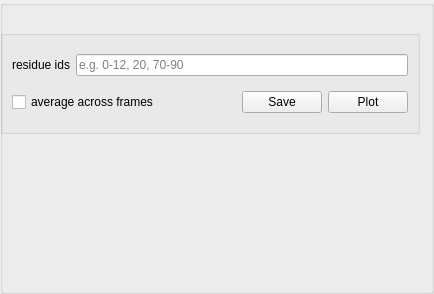
<?xml version="1.0" encoding="UTF-8"?>
<ui version="4.0">
 <class>GroupBox</class>
 <widget class="QGroupBox" name="GroupBox">
  <property name="geometry">
   <rect>
    <x>0</x>
    <y>0</y>
    <width>434</width>
    <height>294</height>
   </rect>
  </property>
  <property name="windowTitle">
   <string>GroupBox</string>
  </property>
  <widget class="QGroupBox" name="groupBox">
   <property name="geometry">
    <rect>
     <x>0</x>
     <y>30</y>
     <width>420</width>
     <height>104</height>
    </rect>
   </property>
   <property name="title">
    <string/>
   </property>
   <layout class="QVBoxLayout" name="verticalLayout">
    <item>
     <layout class="QHBoxLayout" name="horizontalLayout">
      <item>
       <widget class="QLabel" name="label_10">
        <property name="text">
         <string>residue ids</string>
        </property>
        <property name="alignment">
         <set>Qt::AlignRight|Qt::AlignTrailing|Qt::AlignVCenter</set>
        </property>
       </widget>
      </item>
      <item>
       <widget class="QLineEdit" name="lineEdit_residue_ids">
        <property name="placeholderText">
         <string>e.g. 0-12, 20, 70-90</string>
        </property>
       </widget>
      </item>
     </layout>
    </item>
    <item>
     <layout class="QHBoxLayout" name="horizontalLayout_2">
      <item>
       <widget class="QCheckBox" name="checkBox_average">
        <property name="toolTip">
         <string>&lt;html&gt;&lt;head/&gt;&lt;body&gt;&lt;p align=&quot;justify&quot;&gt;Toggle, if absolute number of connections or time averaged number of connections are used.&lt;/p&gt;&lt;/body&gt;&lt;/html&gt;</string>
        </property>
        <property name="text">
         <string>average across frames</string>
        </property>
       </widget>
      </item>
      <item>
       <spacer name="horizontalSpacer">
        <property name="orientation">
         <enum>Qt::Horizontal</enum>
        </property>
        <property name="sizeHint" stdset="0">
         <size>
          <width>40</width>
          <height>20</height>
         </size>
        </property>
       </spacer>
      </item>
      <item>
       <widget class="QPushButton" name="pushButton_save">
        <property name="text">
         <string>Save</string>
        </property>
       </widget>
      </item>
      <item>
       <widget class="QPushButton" name="pushButton_plot">
        <property name="toolTip">
         <string>&lt;html&gt;&lt;head/&gt;&lt;body&gt;&lt;p align=&quot;justify&quot;&gt;Compute the number of H bonds per residue. Results are colored by segment.&lt;/p&gt;&lt;/body&gt;&lt;/html&gt;</string>
        </property>
        <property name="text">
         <string>Plot</string>
        </property>
        <property name="autoDefault">
         <bool>false</bool>
        </property>
       </widget>
      </item>
     </layout>
    </item>
   </layout>
  </widget>
 </widget>
 <resources/>
 <connections/>
</ui>
